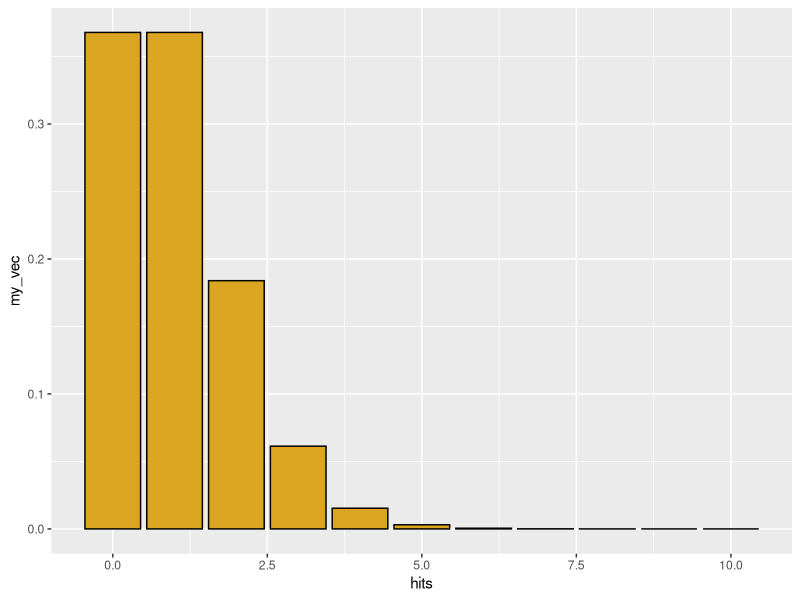
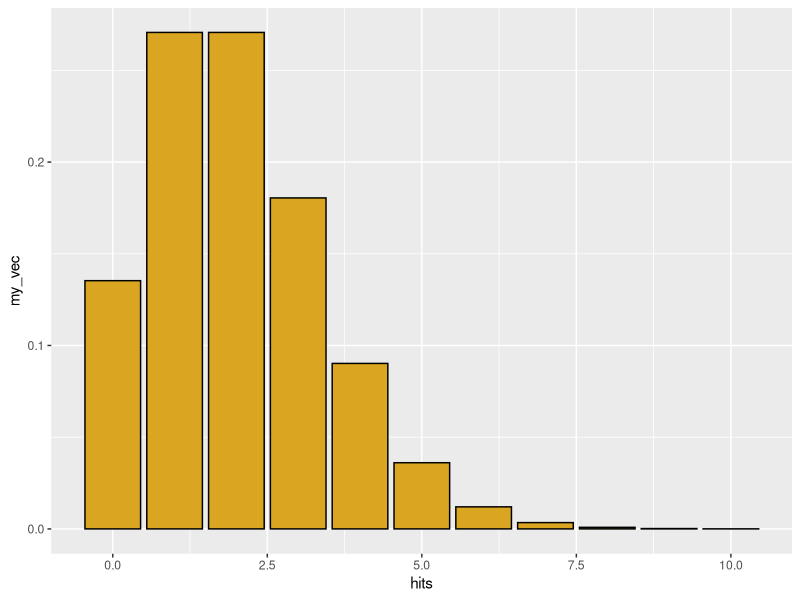
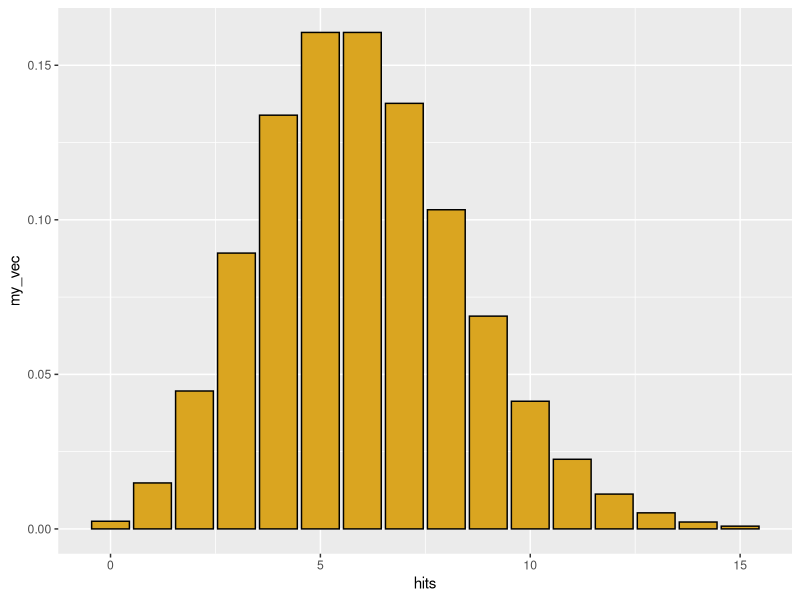
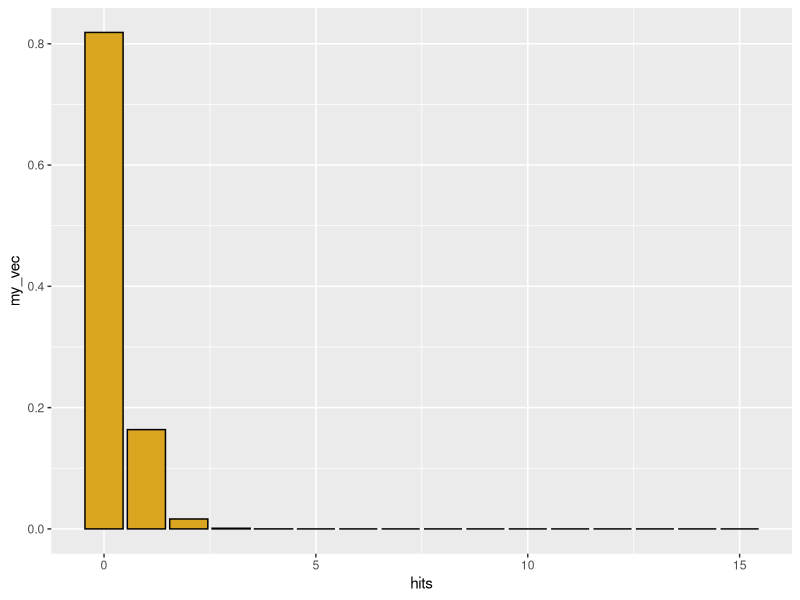
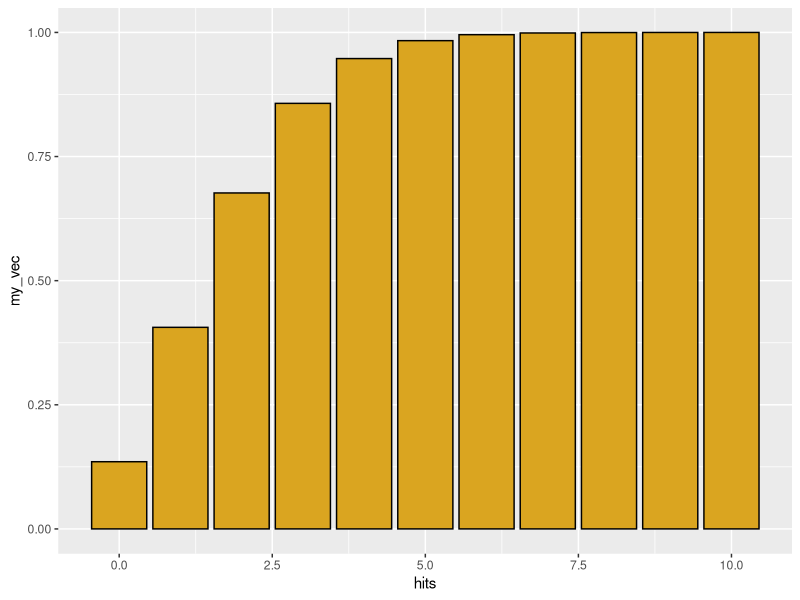
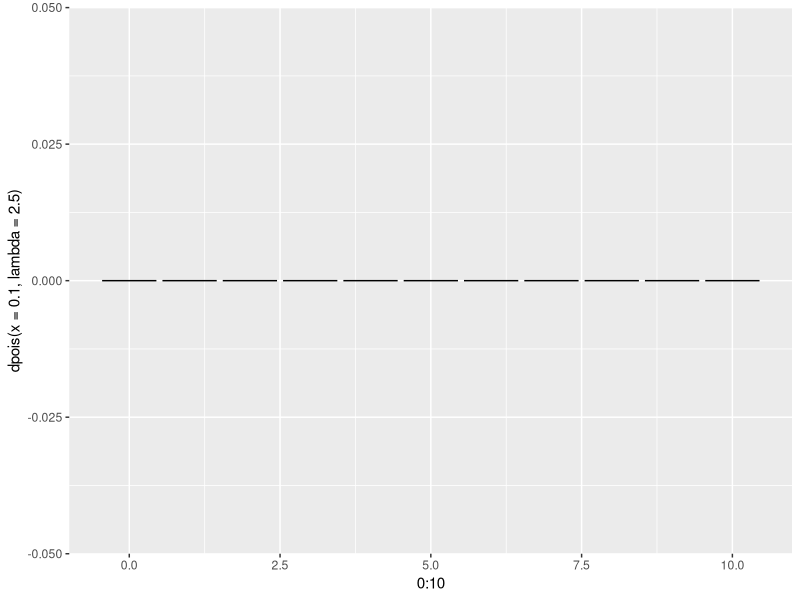

The R script that drew these images, in order: (Note: this script raises an error after producing the figures.)
### Probability distributions ###


library(ggplot2)
library(MASS)


######### discrete distributions ########

## Poisson distribution
# Discrete x >= 0
# Random events with a constant random lambda (observations per time or per unit area)
# Parameter: lambda > 0

# "d" function generates probability density
hits <- 0:10
my_vec <- dpois(x=hits, lambda=1) # probability of how many observations will happen based on poisson distribution
qplot(x=hits, y=my_vec, geom="col", color=I("black"), fill=I("goldenrod"))

my_vec <- dpois(x=hits, lambda=2) # events happen twice per sampling
qplot(x=hits, y=my_vec, geom="col", color=I("black"), fill=I("goldenrod"))

hits <- 0:15
my_vec <- dpois(x=hits, lambda=6)
qplot(x=hits, y=my_vec, geom="col", color=I("black"), fill=I("goldenrod"))

# don't have to have an integer value for labmda
hits <- 0:15
my_vec <- dpois(x=hits, lambda=0.2) # smaller lambda, not likely to see many events
qplot(x=hits, y=my_vec, geom="col", color=I("black"), fill=I("goldenrod"))

sum(my_vec) # equals 1, all the probabilities of seeing how many events will total one (total area under the curve)

# for a poisson distribution with lambda=2, what is the probability that a single draw will yield x=0?
dpois(x=0, lambda=2)

# "p" function generates cumulative probability density, aka the lower tail cumulative area under the curve of the distribution
hits <- 0:10
my_vec <- ppois(q=hits, lambda=2)
qplot(x=hits, y=my_vec, geom="col", color=I("black"), fill=I("goldenrod"))

# for a poisson distribution with lambda=2, what is the probability of getting 1 or fewer hits?
ppois(q=1, lambda=2)
# could also get thisthrough dpois
p_0 <- dpois(x=0, lambda=2)
p_1 <- dpois(x=1, lambda=2)
p_0 + p_1

# the "q" function is the inverse of "p"
# what is the number of hits corresponding to 50% of the prob mass?
qpois(p=0.5, lambda=2.5)
qplot(x=0:10, y=dpois(x=0.1, lambda=2.5), geom="col", color=I("black"), fill=I("goldenrod"))
# but the distribution is discrete, so this is not exact
ppois(q=2, lambda = 2.5)

# we can simulate individual values from a poisson
ran_pois <- rpois(n=1000, labmda=2.5)
qplot

# for real or simulated data, we can use the quantile
# function to find the emperical 95% confidence interval on the data
#quantile(x=ran_pois,probs=c(
  
  
  
## Binomial distribution
# size = number of trials
# x = possible outcomes
# outcome x is bounded by 

# use "d" for density function
hits <- 0:10
my_vec <- dbinom(x=hits, size=10, prob=0.5)

# how does this compare to a simulation of "coin tosses?"
my_coins <- rbinom(n=50, size=100,prob=0.5)
#qplot(
#quantile(x



## negative binomial
# what is the distribution of failures?
# How many failures will you get before you get the number of successes you want?

hits <- 0:40
my_vec <- dnbinom(x=hits, size=5, prob=0.5)
qplot(x=hits, y=my_vec, geom="col", color=I("black"), fill=I("goldenrod"))

hits <- 0:40
my_vec <- dnbinom(x=hits, size=5, prob=0.2)
qplot(x=hits, y=my_vec, geom="col", color=I("black"), fill=I("goldenrod"))                  

# geometric series is a special case where N= 1 success
# each bar is a constant fraction 1 - "prob" of the bar before it
myVec <- dnbinom(x=hits, size=1, prob=0.1)
qplot(x=hits,y=myVec,geom="col",color=I("black"),fill=I("goldenrod"))


# alternatively specify mean = mu of distribution and size, 
# the dispersion parameter (small is more dispersed)
# this gives us a poisson with a lambda value that varies
# the dispersion parameter is the shape parameter in the gamma
# as it increases, the distribution has a smaller variance
# just simulate it directly

nbiRan <- rnbinom(n=1000,size=10,mu=5)
qplot(nbiRan,color=I("black"),fill=I("goldenrod"))

nbiRan <- rnbinom(n=1000,size=0.1,mu=5)
qplot(nbiRan,color=I("black"),fill=I("goldenrod"))




########## Continuous distributions ###########


# uniform distribution, parameters are the minumum and maximum
qplot(x=runif(n=100, min=0, max=5), color=I("black"), fill=I("goldenrod")) 
qplot(x=runif(n=1000, min=0, max=5), color=I("black"), fill=I("goldenrod")) 

# normal
my_norm <- rnorm(n=100, mean=100, sd=2) # specify number of samples, mean, and sd
qplot(x=my_norm, color=I("black"), fill=I("goldenrod")) 

my_norm <- rnorm(n=100, mean=2, sd=2)
qplot(x=my_norm, color=I("black"), fill=I("goldenrod")) 
summary(my_norm) # summary mean is close to desired mean
no_zeroes <- my_norm[my_norm>0]
qplot(x=no_zeroes, color=I("black"), fill=I("goldenrod")) # this now looks skewed, not great since a lot of the time in science we don't have zeroes
summary(no_zeroes) # summary mean is now higher than desired mean

# gamma distribution
# generates continuous positive values bounded at zero

my_gamma <- rgamma(n=100, shape=1, scale=10) # with shape=1 is an exponential where the scale equals the mean
qplot(x=my_gamma, color=I("black"), fill=I("goldenrod"))

my_gamma <- rgamma(n=100, shape=0.1, scale=10) # with shape<1 gives a mode very close to zero, small shape and rounds to zero
qplot(x=my_gamma, color=I("black"), fill=I("goldenrod"))

my_gamma <- rgamma(n=100, shape=10, scale=10) # with a larger shape value, it shifts to more of a normal distribution
qplot(x=my_gamma, color=I("black"), fill=I("goldenrod"))

# scale parameter changes the mean and the variance
qplot(rgamma(n=100, shape=2, scale=0.1), color=I("black"), fill=I("goldenrod"))
qplot(rgamma(n=100, shape=2, scale=1), color=I("black"), fill=I("goldenrod"))
qplot(rgamma(n=100, shape=2, scale=10), color=I("black"), fill=I("goldenrod"))
qplot(rgamma(n=100, shape=2, scale=100), color=I("black"), fill=I("goldenrod"))
# mean = shape * scale
# variance = shape * scale^2


## Beta distribution
# bounded at 0 and 1
# similar to a binomial but the result is continuous rather than discrete
# parameter shape1 = similar to number of successes +1
# parameter shape2 = similar to number of failures +1

# shape1=1, shape2=1, basically no data
my_beta <- rbeta(n=1000, shape1=1, shape2=1)
qplot(x=my_beta, xlim=c(0,1), color=I("black"), fill=I("goldenrod"))

# shape1=2, shape2=1, "1 coin toss and it was successful"
my_beta <- rbeta(n=1000, shape1=2, shape2=1)
qplot(x=my_beta, xlim=c(0,1), color=I("black"), fill=I("goldenrod")) # probability between .5 and 1

# two tosses, 1 head and 1 tail
my_beta <- rbeta(n=1000, shape1=2, shape2=2)
qplot(x=my_beta, xlim=c(0,1), color=I("black"), fill=I("goldenrod")) # probability is now centered around .5

# two tosses, both heads
my_beta <- rbeta(n=1000, shape1=3, shape2=1)
qplot(x=my_beta, xlim=c(0,1), color=I("black"), fill=I("goldenrod")) # probability is skewed towards 1

# more data
my_beta <- rbeta(n=1000, shape1=20, shape2=20)
qplot(x=my_beta, xlim=c(0,1), color=I("black"), fill=I("goldenrod")) # much narrower around .5 since we have more data

my_beta <- rbeta(n=1000, shape1=500, shape2=500)
qplot(x=my_beta, xlim=c(0,1), color=I("black"), fill=I("goldenrod")) # very narrow

# shape parameters less thn 1 gives us bimodial distribution
my_beta <- rbeta(n=1000, shape1=0.1, shape2=0.1)
qplot(x=my_beta, xlim=c(0,1), color=I("black"), fill=I("goldenrod"))

my_beta <- rbeta(n=1000, shape1=1, shape2=0.1)
qplot(x=my_beta, xlim=c(0,1), color=I("black"), fill=I("goldenrod"))

